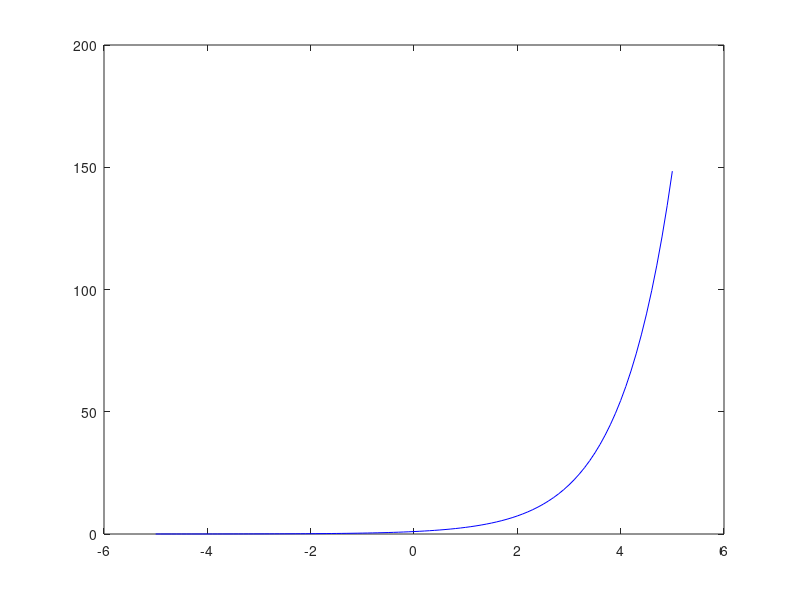

This figure's MATLAB source: (Note: this script raises an error after producing the figure.)
range = -5:0.1:5;

figure(1)
legendInfo{1} = 'exact';
plot(range, exp(range),'b');

hold on
for n = 1:1:10
    legendInfo{n+1} = ['X = ' num2str(n)]; 
    txt = ['order = ',num2str(n)];
    plot(range, expApprox(n,range),'--')
end
legend(legendInfo, 'Location','NorthWest')

hold off
